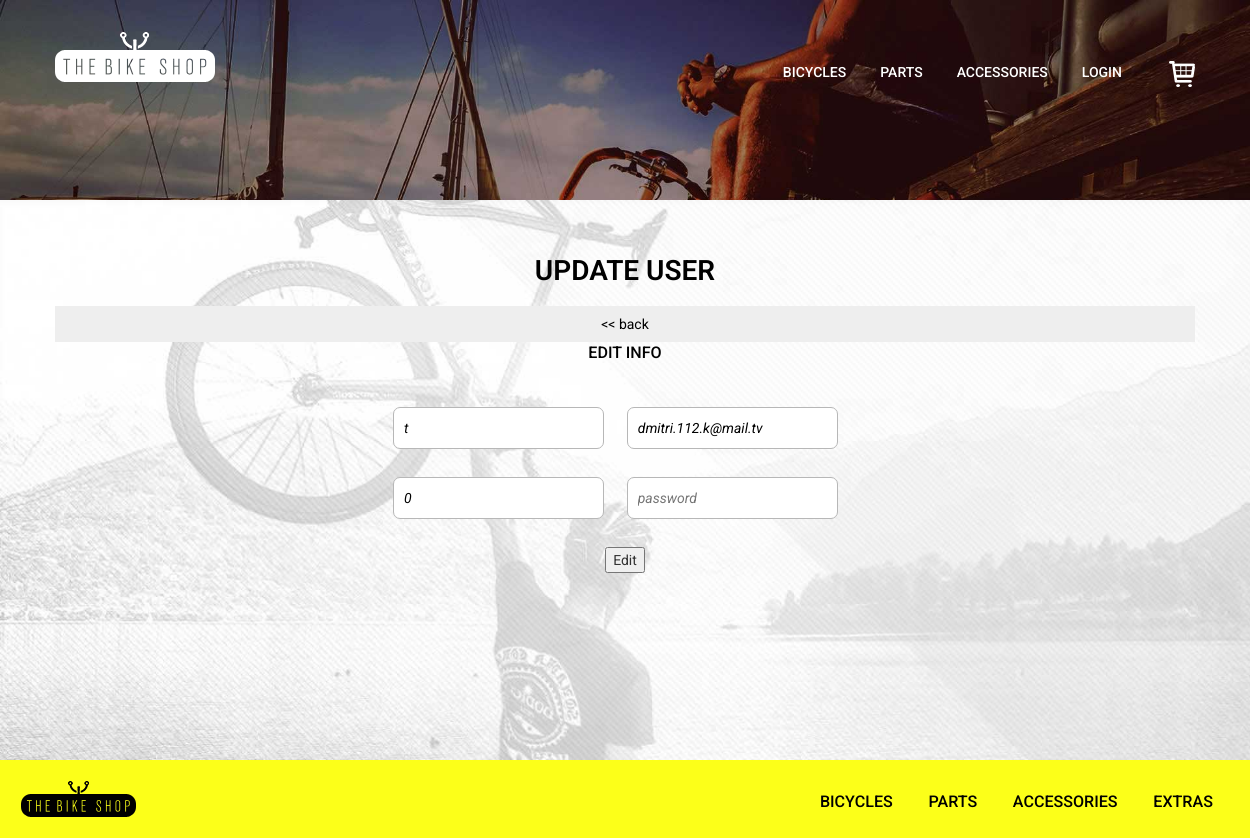
The app's page /user-edit.php?id=26 with its own data.
### tables this page shows
CREATE TABLE `users` (
  `id` int(11) NOT NULL,
  `name` varchar(45) DEFAULT NULL,
  `email` varchar(45) DEFAULT NULL,
  `password` varchar(255) DEFAULT NULL,
  `role` tinyint(4) DEFAULT NULL,
  `created_at` date DEFAULT NULL
);

### _inc/classes/Database.php (called while the page is built, shortened)
<?php
class Database{
    private $host = "localhost";
    private $db = "bike_test";
    private $user = "root";
    private $pass = "";
    private $charset = "utf8";
    public $pdo;
    public function __construct() {
        $dsn = "mysql:host={$this->host};dbname={$this->db};charset={$this->charset}";
        try {
            $this->pdo = new PDO($dsn, $this->user, $this->pass);
            $this->pdo->setAttribute(PDO::ATTR_ERRMODE, PDO::ERRMODE_EXCEPTION);
        } catch (PDOException $e) {
            die('Connection failed: ' . $e->getMessage());
        }
    }
    public function __destruct(){
        $this->pdo = null;
    }
    public function getConnection(){
        return $this->pdo;
    }
}

### _inc/classes/Authenticate.php (called while the page is built, shortened)
<?php
class Authenticate {
    public function getUserRole() {
        return $_SESSION['role'] ?? null;
    }
}

### _inc/classes/User.php (called while the page is built, shortened)
<?php
class User
{
    private $db;
    public function __construct(Database $database)
    {
        $this->db = $database->getConnection();
    }
    public function show($id){
        $stmt = $this->db->prepare("SELECT * FROM users WHERE id = :id");
        $stmt->bindParam(':id', $id, PDO::PARAM_INT);
        $stmt->execute();
        return $stmt->fetch(PDO::FETCH_ASSOC);
    }
}

### user-edit.php (the view, shortened to what this page needs)
<?php
$db = new Database();
$user = new User($db);
if(isset($_GET['id'])){
    $id = $_GET['id'];
    $userData = $user->show($id);
}
include('partials/header_others.php');
?>
<div class="contact">
    <div class="container">
        <h3>UPDATE USER</h3>
        <?php if($auth->getUserRole() == 0){?>
        <div class="cart-top">
            <a href="users.php"><< back</a>
        </div>
        <?php }?>
        <p>EDIT INFO</p>
        <form method="POST" action="">
            <input type="text" placeholder="name" name="name" id="name" value="<?php echo htmlspecialchars($userData['name'])?>" required>
            <input type="text" placeholder="email" name="email" id="email" value="<?php echo htmlspecialchars($userData['email'])?>" required>
            <input type="text" placeholder="role" name="role" id="role" value="<?php echo htmlspecialchars($userData['role'])?>" required>
            <input type="text" placeholder="password" name="password" id="password" required>
            <button type="submit" name="register">Edit</button>
        </form>
    </div>
</div>
<?php
include('partials/footer.php');
?>

### css/style.css (style rules this page uses)
body { margin:0; padding:0; background:#fff; font-family: 'Roboto', sans-serif; }
body a { transition:0.5s all; -webkit-transition:0.5s all; -moz-transition:0.5s all; -o-transition:0.5s all; -ms-transition:0.5s all; }
h1,h2,h3,h4,h5,h6 { margin:0; }
p { margin:0; }
.contact { background:url(../images/contact.jpg) no-repeat 0px 0px; min-height:560px; background-size:cover; text-align:center; padding:4em 0; }
.contact h3 { color: #000; font-size: 2em; font-weight: 600; margin-bottom:0.7em; }
.contact p { color: #000; font-size: 1.15em; font-weight: 500; }
.contact form { width:43%; margin:3em auto 0 auto; }
.contact form input[type="text"], .contact textarea { width: 43%; margin-right: 4%; padding: 10px; border: 1px solid #b7b7b7; font-size: 1em; margin-bottom: 2em; font-style:italic; color: #000; background: #fff; outline: none; font-weight: 400; border-radius:7px; transition: 0.5s all ease; -webkit-transition: 0.5s all ease; -moz-transition: 0.5s all ease; -o-transition: 0.5s all ease; -ms-transition: 0.5s all ease; }
.cart-top { background:#eee; padding:8px 1em; }
.cart-top a { color:#000; font-size:1em; font-weight:400; text-decoration:none; }
html, body { height: 100%; margin: 0; }

### records on screen
users: name "t", email "dmitri.112.k@mail.tv", role "0"
